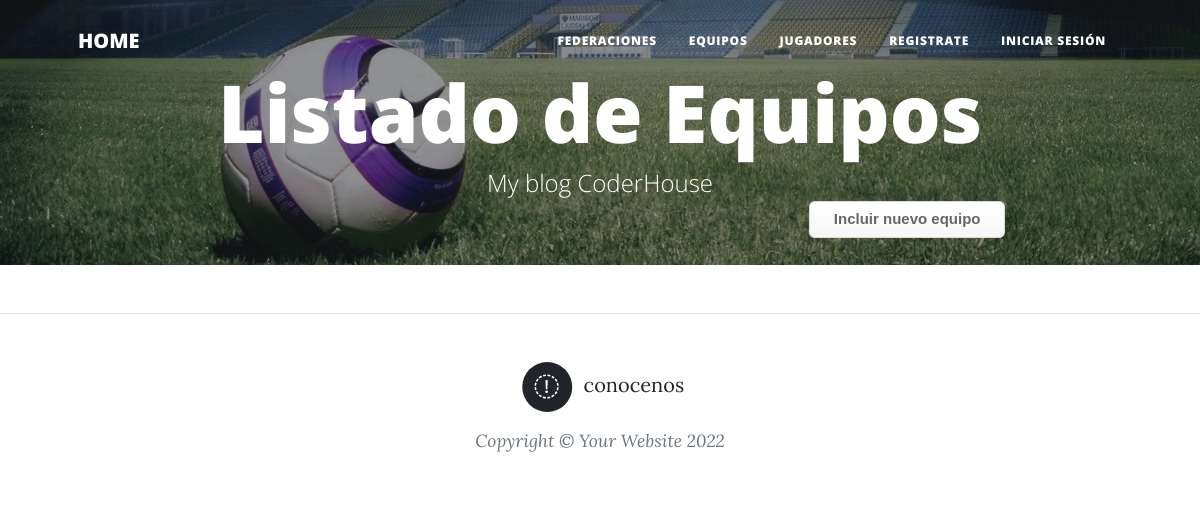
Before: /teams with the older database file.
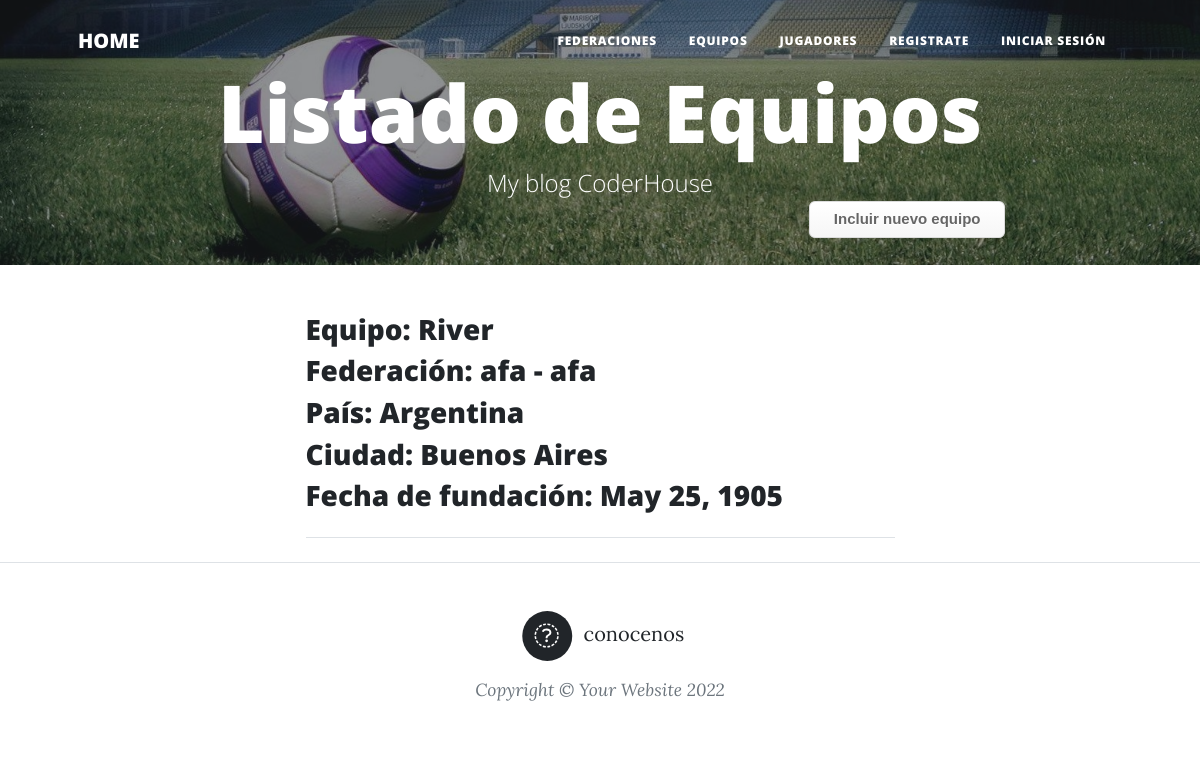
After: the same page with the newer database file.
### teams/models.py (models this page shows, shortened)
class Team(models.Model):
    name = models.CharField(max_length=40)
    federation = models.ForeignKey(Federation,
                                    on_delete=models.CASCADE,
                                    null=False,
                                    blank=False)
    country = models.CharField(max_length=40)
    city = models.CharField(max_length=40)
    fundation_date = models.DateField()

### federations/models.py (models this page shows)
class Federation(models.Model):
    name = models.CharField(max_length=40)
    initials = models.CharField(max_length=40)
    official_website = models.CharField(max_length=40)
    image = models.ImageField(upload_to = "shields", null = True, blank= True)
    owner = models.ForeignKey(User, on_delete=models.CASCADE)
    def  __str__(self):
        return f"{self.initials} - {self.name}"

### teams/views.py (the view)
# urls.py: path('', include("teams.urls")),
def teams(request):
    teams = Team.objects.all()
    context_dict = {"teams": teams}
    return render(
        request = request,
        context = context_dict,
        template_name="teams/teams_list.html",
    )

### teams/templates/teams/teams_list.html (shortened to what this page needs)
{% extends "home/index.html" %}
{% load static %}
{% block my_blog_header %}
    <header class="masthead" style="background-image: url('/static/home/assets/img/TEAMS.jpg')">
        <div class="container position-relative px-4 px-lg-5">
            <div class="row gx-4 gx-lg-5 justify-content-center">
                <div class="col-md-15 col-lg-16 col-xl-14">
                    <div class="site-heading">
                        <h1>Listado de Equipos</h1>
                        <span class="subheading">My blog CoderHouse</span>
                    </div>
                </div>
            </div>
            <a class="button_custom" href="{% url 'teams:team-add' %}">Incluir nuevo equipo</a>
        </div>
    </header>
{% endblock %}
{% block my_blog_content %}
{% for team in teams %}
        <div class="post-preview">
            <h3 class="post-title">Equipo: {{ team.name }} </h3>
            <h3 class="post-subtitle">Federación: {{ team.federation }}</h3>
            <h3 class="post-subtitle">País: {{ team.country }}</h3>
            <h3 class="post-subtitle">Ciudad: {{ team.city }}</h3>
            <h3 class="post-subtitle">Fecha de fundación: {{ team.fundation_date }}</h3>
        </div>
        <hr class="my-4" />
    {% endfor %}
{% endblock %}

### home/templates/home/index.html (shortened to what this page needs)
<!DOCTYPE html>
<html lang="en">
    <head>
        {% load static %}
        <link href="{% static 'home/css/styles.css' %}" rel="stylesheet" />
    </head>
    <body>
        <nav class="navbar navbar-expand-lg navbar-light" id="mainNav">
            <div class="container px-4 px-lg-5">
                <a class="navbar-brand" href="{% url 'home:index' %}">HOME</a>
                <div class="collapse navbar-collapse" id="navbarResponsive">
                    <ul class="navbar-nav ms-auto py-4 py-lg-0">
                        <li class="nav-item"><a class="nav-link px-lg-3 py-3 py-lg-4" href="{% url 'federations:federations-list' %}">Federaciones</a></li>
                        <li class="nav-item"><a class="nav-link px-lg-3 py-3 py-lg-4" href="{% url 'teams:teams-list' %}">Equipos</a></li>
                        <li class="nav-item"><a class="nav-link px-lg-3 py-3 py-lg-4" href="{% url 'players:players-list' %}">Jugadores</a></li>
                        {% if not user.is_authenticated %}
                        <li class="nav-item"><a class="nav-link px-lg-3 py-3 py-lg-4" href="{% url 'home:user-register' %}">Registrate</a></li>
                        {% endif %}
                        {% if user.is_authenticated %}
                        <li class="nav-item"><a class="nav-link px-lg-3 py-3 py-lg-4" href="{% url 'home:user-update' %}">Editar usuario</a></li>
                        <li class="nav-item"><a class="nav-link px-lg-3 py-3 py-lg-4" href="{% url 'logout' %}">Cerrar Sesión - {{ user.username }}</a></li>
                        {% else %}
                        <li class="nav-item"><a class="nav-link px-lg-3 py-3 py-lg-4" href="{% url 'login' %}">Iniciar Sesión</a></li>
                        {% endif %}
                    </ul>
                </div>
            </div>
        </nav>
        {% block my_blog_header %}{% endblock %}
        <div class="container px-4 px-lg-5">
            <div class="row gx-4 gx-lg-5 justify-content-center">
                <div class="col-md-10 col-lg-8 col-xl-7">
                    {% block my_blog_content %}{% endblock %}
                </div>
            </div>
        </div>
        <footer class="border-top">
            <div class="container px-4 px-lg-5">
                <div class="row gx-4 gx-lg-5 justify-content-center">
                    <div class="col-md-10 col-lg-8 col-xl-7">
                        <ul class="list-inline text-center">
                            <li class="list-inline-item">
                                <a href="{% url 'home:about' %}">
                                    <span class="fa-stack fa-lg">
                                        <i class="fas fa-circle fa-stack-2x"></i>
                                        <i class="fab fa-info fa-stack-1x fa-inverse"></i>
                                    </span>
                                    conocenos
                                </a>
                            </li>
                        </ul>
                        <div class="small text-center text-muted fst-italic">Copyright &copy; Your Website 2022</div>
                    </div>
                </div>
            </div>
        </footer>
    </body>
</html>

Changed rows visible on the page:
added Team: name "River", federation "afa - afa", country "Argentina", city "Buenos Aires", fundation_date "May 25, 1905"
